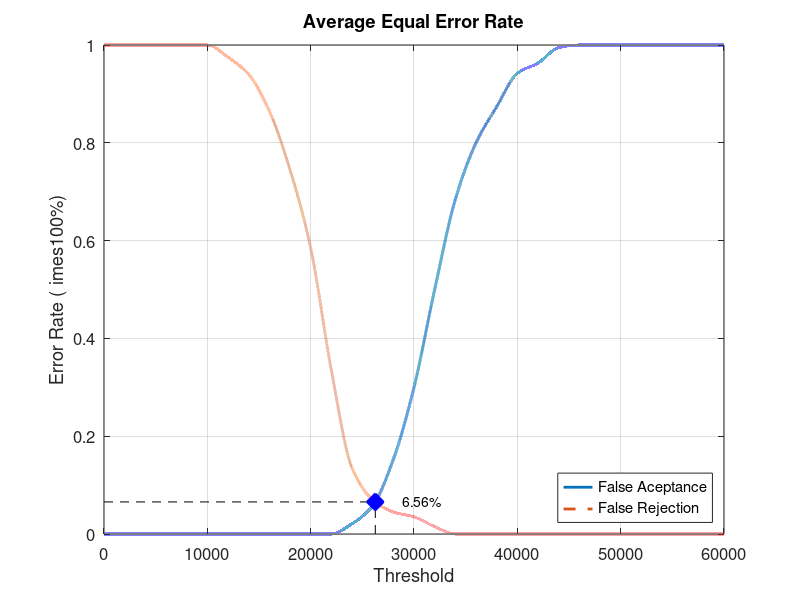
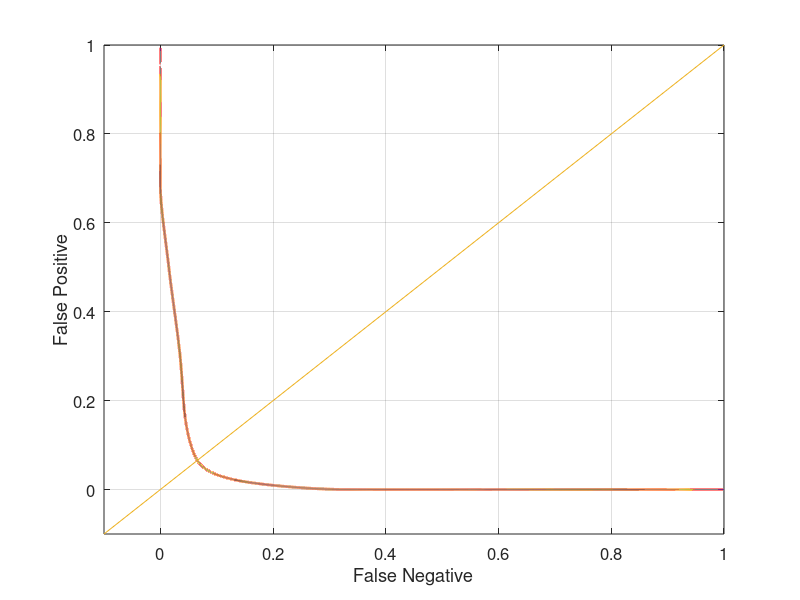

Reproduce these figures in MATLAB, in order.
close all;
clear;
clc;
x = 0:2000:60000;
xq = 0:0.5:60000;

y0 = [0 0 0 0 0 0 0 0 0 0 0 0 0.0210526 0.0578947 0.152632 0.3 0.5 0.684211 0.8 0.873684 0.942105 0.963158 0.994737 1 1 1 1 1 1 1 1]
yy0 = interp1(x, y0, xq, 'pchip');
y1 = [1 1 1 1 1 1 0.975 0.94 0.865 0.745 0.585 0.335 0.135 0.07 0.045 0.035 0.015 0 0 0 0 0 0 0 0 0 0 0 0 0 0]
yy1 = interp1(x, y1, xq, 'pchip');

% Calculating EER: 
y2 = abs(y0 - y1);
find(y2 == min(y2))
yy2 = abs(yy0 - yy1);
xEER = find(yy2 == min(yy2));
xEERIndex = xq(xEER) % X-axis EER
yEER = yy0(xEER) % Y-axis EER

main = figure
plot(xq, yy0,'-','LineWidth', 2);	hold on
plot(xq, yy1,'--','LineWidth', 2);	hold on
plot([xEERIndex xEERIndex], [0 yEER], 'k--');	hold on
plot([0 xEERIndex], [yEER yEER], 'k--');	hold on
plot(xEERIndex, yEER, 'bx', 'LineWidth', 10);	hold on
text(xEERIndex + 10 * xEERIndex / 100, yEER, [num2str(round((10000 * yEER)) / 100) '%'])
legend('False Aceptance', 'False Rejection', 'Location', 'SouthEast')
xlabel('Threshold')
ylabel('Error Rate (	imes100%)')
title('Average Equal Error Rate')
set(gca, 'FontSize', 12)
axis([0 60000 0 1])
grid on

print(main, 'Database4_3Main', '-dpng');
FNRxFPR = figure('Color', [1 1 1]);
plot(yy1, yy0, '-', yy1, yy0, 'LineWidth', 2);
hold on
y = -0.1:0.1:1
plot(y, y); 
set(gca, 'FontSize', 12)
xlabel('False Negative')
ylabel('False Positive')
axis([-0.1 1 -0.1 1])
set(gca, 'FontSize', 12)
grid on

print(FNRxFPR, 'Database4_3FNRxFPR','-dpng');
